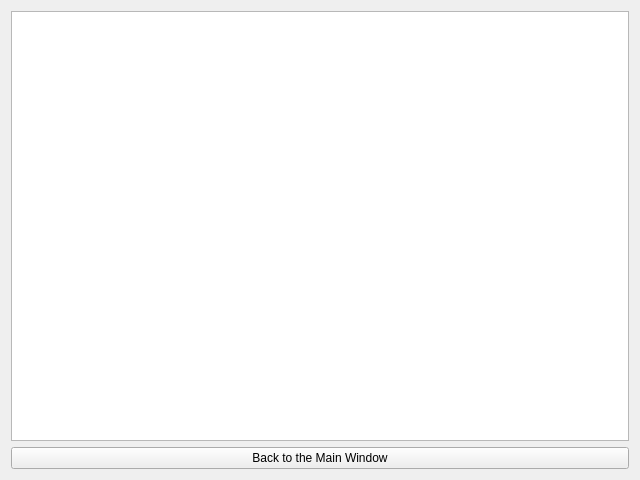
<?xml version="1.0" encoding="UTF-8"?>
<ui version="4.0">
 <class>Form</class>
 <widget class="QWidget" name="Form">
  <property name="geometry">
   <rect>
    <x>0</x>
    <y>0</y>
    <width>640</width>
    <height>480</height>
   </rect>
  </property>
  <property name="windowTitle">
   <string>Form</string>
  </property>
  <layout class="QVBoxLayout" name="verticalLayout_2">
   <item>
    <layout class="QVBoxLayout" name="verticalLayout">
     <item>
      <widget class="QTextEdit" name="textEdit">
       <property name="font">
        <font>
         <family>나눔명조</family>
         <pointsize>18</pointsize>
        </font>
       </property>
      </widget>
     </item>
     <item>
      <widget class="QPushButton" name="pushButton">
       <property name="text">
        <string>Back to the Main Window</string>
       </property>
      </widget>
     </item>
    </layout>
   </item>
  </layout>
 </widget>
 <resources/>
 <connections/>
</ui>
